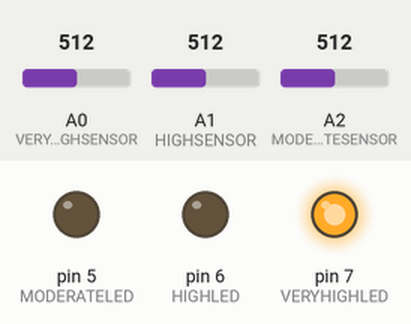
Simulated run of this sketch. Board: Arduino Uno, built with avr-gcc and run on an emulated ATmega328P. Shown: output pins drawn as LEDs (lit = HIGH). Inputs (shaded band) come from the test bench; at power-on: A1 (HIGHSENSOR) = 512, A0 (VERYHIGHSENSOR) = 512, A2 (MODERATESENSOR) = 512. WiFi joins after 1.5 s; servers stay silent unless stated; uploads are accepted with an empty reply; what the sketch prints to the serial monitor is not drawn.

Above: at 2.6 s.
2.7 s: A1 (HIGHSENSOR) set to 258
5.2 s: A1 (HIGHSENSOR) set to 239
At 6.6 s:
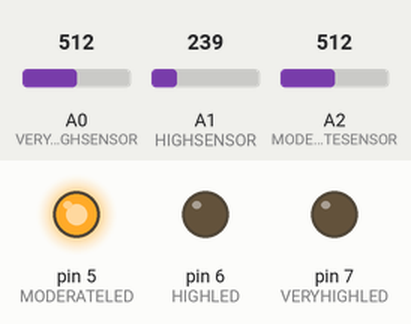
7.7 s: A1 (HIGHSENSOR) set to 260
At 9.8 s:
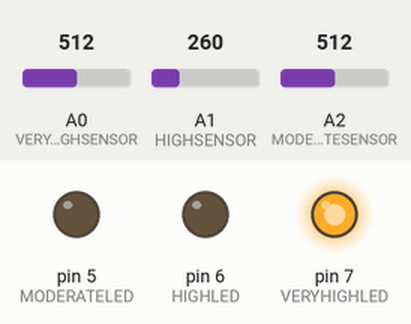
10.5 s: A0 (VERYHIGHSENSOR) set to 251
16.1 s: A0 (VERYHIGHSENSOR) set to 226
At 17.5 s:
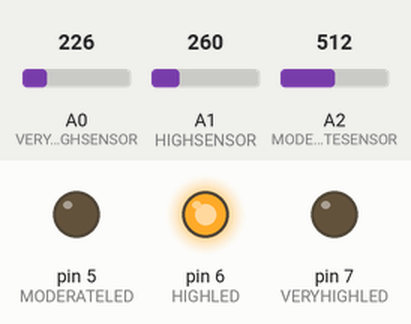
18.6 s: A0 (VERYHIGHSENSOR) set to 250
At 20.7 s:
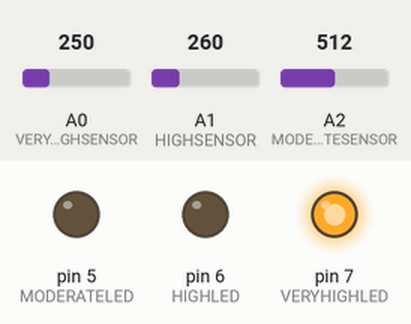
Timing chart, 0 to 22.2 s (numbered marks = the images above; inputs shaded):
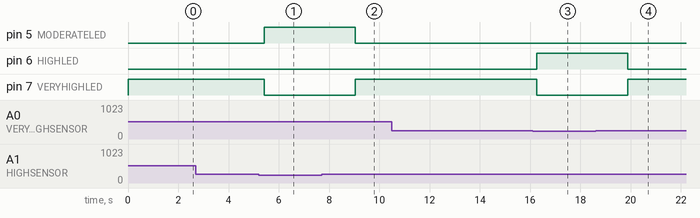

The sketch:

WifiClient.ino
```cpp
#include <UIPEthernet.h>

// replace the MAC address below by the MAC address printed on a sticker on the Arduino Shield 2
byte mac[] = {0xDE, 0xAD, 0xBE, 0xEF, 0xFE, 0xED};

EthernetClient client;

int HTTP_PORT = 80;
String HTTP_METHOD = "POST";
char SERVER_ADD[] = "shannentan.pythonanywhere.com";
String PATH_NAME = "/";

int moderate_sensor_value = 0;
int high_sensor_value = 0;
int veryhigh_sensor_value = 0;

#define MODERATESENSOR A2
#define HIGHSENSOR A1
#define VERYHIGHSENSOR A0

#define MODERATETHRESHOLD 100
#define HIGHTHRESHOLD     250
#define VERYHIGHTHRESHOLD 240

#define MODERATELED 5
#define HIGHLED 6
#define VERYHIGHLED 7

void (*resetFunc)(void) = 0;

int prevlevel = 0;
int levelint = 0;
int sensorValue = 0;
int contentLength;
char contentLengthArr[4];
char deviceID[] = "1";
char waterLevel[16];
char jsonObject[50];

void setup()
{
  Serial.begin(9600);
  // initialize the Ethernet shield using DHCP:
  pinMode(MODERATELED, OUTPUT);
  pinMode(HIGHLED, OUTPUT);
  pinMode(VERYHIGHLED, OUTPUT);


}

void loop()
{

  // if (millis() > 10000)
  // {
  //   Serial.println("resetting cuz 10s");
  //   resetFunc();
  // }
  getSensorData();
  LED_process();
  createJsonObject(jsonObject);

  if (Ethernet.begin(mac) == 0)
  {
    Serial.println("Failed to obtaining an IP address using DHCP");
    while (true);
  }

  // connect to web server on port 80:
  if (client.connect(SERVER_ADD, HTTP_PORT))
  {
    // if connected:
    Serial.println("Connected to server");
    // make a HTTP request:
    // send HTTP header
    client.println(HTTP_METHOD + " " + PATH_NAME + " HTTP/1.1");
    client.println("Host: " + String(SERVER_ADD));
    client.println("Content-Type: application/json");
    client.println("Connection: close");
    client.print("Content-Length: "); // end HTTP header'
    client.println(contentLengthArr);
    client.println("");
    client.println(jsonObject);

    while (client.connected())
    {
      if (client.available())
      {
        // read an incoming byte from the server and print it to serial monitor:
        char c = client.read();
         //Serial.print(c);
      }
    }

    // the server's disconnected, stop the client:
    client.stop();
    Serial.println();
    Serial.println("disconnected");
  }
  else
  { // if not connected:
    Serial.println("connection failed");
  }

}

void LED_process(void)
{
  Serial.print(waterLevel);
  if (String(waterLevel) == "LOW")
  {
    Serial.print("WaterLevel == LOW");
    digitalWrite(MODERATELED, 0);
    digitalWrite(HIGHLED, 0);
    digitalWrite(VERYHIGHLED, 0);
  }

  else if (String(waterLevel) == "MODERATE")
  {
    Serial.print("WaterLevel == MODERATE");
    digitalWrite(MODERATELED, 1);
    digitalWrite(HIGHLED, 0);
    digitalWrite(VERYHIGHLED, 0);
  }

  else if (String(waterLevel) == "HIGH")
  {
    Serial.print("WaterLevel == HIGH");
    digitalWrite(MODERATELED, 0);
    digitalWrite(HIGHLED, 1);
    digitalWrite(VERYHIGHLED, 0);
  }

  else if (String(waterLevel) == "VERY HIGH")
  {
    Serial.print("WaterLevel == VERY HIGH");
    digitalWrite(MODERATELED, 0);
    digitalWrite(HIGHLED, 0);
    digitalWrite(VERYHIGHLED, 1);
  }
}

void getSensorData(void)
{
  moderate_sensor_value = analogRead(MODERATESENSOR);
  high_sensor_value = analogRead(HIGHSENSOR);
  veryhigh_sensor_value = analogRead(VERYHIGHSENSOR);
  Serial.println(moderate_sensor_value);
  Serial.println(high_sensor_value);
  Serial.println(veryhigh_sensor_value);
  if (moderate_sensor_value < MODERATETHRESHOLD && high_sensor_value < HIGHTHRESHOLD && veryhigh_sensor_value < VERYHIGHTHRESHOLD)
  {
    strncpy(waterLevel, "LOW", sizeof(waterLevel));
    levelint = 0;
  }
  else if (high_sensor_value < HIGHTHRESHOLD)
  {
    strncpy(waterLevel, "MODERATE", sizeof(waterLevel));
    levelint = 1;
  }
  else if (veryhigh_sensor_value < VERYHIGHTHRESHOLD)
  {
    strncpy(waterLevel, "HIGH", sizeof(waterLevel));
    levelint = 2;
  }
  else
  {
    strncpy(waterLevel, "VERY HIGH", sizeof(waterLevel));
    levelint = 3;
  }
  // printValues();
  // strncpy(waterLevel,HIGH,sizeof(waterLevel));
}

void createJsonObject(char *jsonPlaceholder)
{
  String jsonString = "{";

  // Add DeviceID
  jsonString += "\"DeviceID\": \"";
  jsonString += deviceID;
  jsonString += "\", ";

  // Add WaterLevel
  jsonString += "\"WaterLevel\": \"";
  jsonString += waterLevel;
  jsonString += "\"}";

  contentLength = jsonString.length();
  sprintf(contentLengthArr, "%d", contentLength);

  jsonString.toCharArray(jsonPlaceholder, 50);
  return;
}
```

Measured:
- the behaviour switches between 250 and 249 on A1 (HIGHSENSOR) (found by bisection; images 0 and 1)
- the behaviour switches between 240 and 239 on A0 (VERYHIGHSENSOR) (found by bisection; images 2 and 3)
- after the input at 2.7 s, every drawn part: stays the same
- after the input at 5.2 s, pin 5 (MODERATELED): LOW → HIGH after 0.22 s; pin 7 (VERYHIGHLED): HIGH → LOW after 0.22 s
- after the input at 7.7 s, pin 5 (MODERATELED): HIGH → LOW after 1.3 s; pin 7 (VERYHIGHLED): LOW → HIGH after 1.3 s
- after the input at 10.5 s, every drawn part: stays the same
- after the input at 16.1 s, pin 6 (HIGHLED): LOW → HIGH after 0.16 s; pin 7 (VERYHIGHLED): HIGH → LOW after 0.16 s
- after the input at 18.6 s, pin 6 (HIGHLED): HIGH → LOW after 1.3 s; pin 7 (VERYHIGHLED): LOW → HIGH after 1.3 s
